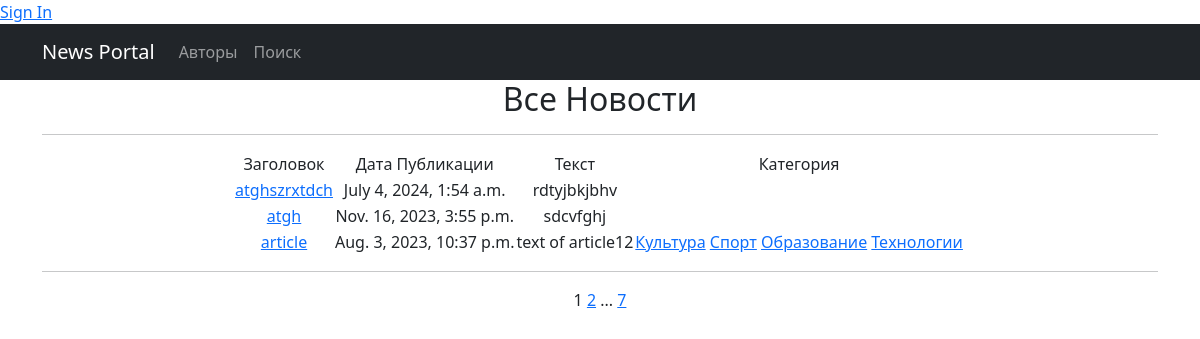
Page /news/ on the committed database.
### newapp/models.py (models this page shows, shortened)
class Post(models.Model):
    author = models.ForeignKey(Author, on_delete=models.CASCADE, verbose_name = pgettext_lazy('help text for MyModel model', 'Здесь выбери автора'),)
    NEWS = 'NW'
    ARTICLE = 'AT'
    CATEGORY_CHOICES = (
        (NEWS, 'Новость'),
        (ARTICLE, 'Статья'),
    )
    categoryType = models.CharField(max_length=2, choices=CATEGORY_CHOICES, default=ARTICLE)
    dateCreation = models.DateTimeField(auto_now_add=True)
    postCategory = models.ManyToManyField(Category, through='PostCategory')
    title = models.CharField(max_length=128)
    text = models.TextField()
    rating = models.SmallIntegerField(default=0)

class Category(models.Model):
    name = models.CharField(max_length=64, unique=True, help_text=_('имя категории'))
    subscribers = models.ManyToManyField(User, related_name='categories')

### newapp/views.py (the view)
# urls.py: path('', PostList.as_view(), name='post_list'),
class PostList(ListView):
    model = Post
    context_object_name = 'Posts'
    template_name = 'post_list.html'
    ordering = '-dateCreation'
    paginate_by = 3
    def get_context_data(self, **kwargs):
        context = super().get_context_data(**kwargs)
        context['time_now'] = datetime.utcnow()
        return context

### newapp/templatetags/censor.py (called while the page is built)
@register.filter()
def censor(value):
    words_to_censor = ['редиска', 'капустка', 'картошка']
    if not isinstance(value, str):
        raise ValueError("Значение должно быть строкой")
    for word in words_to_censor:
        value = value.replace(word, word[0] + '*' * len(word))
    return mark_safe(value)

### newapp/templatetags/custom_tags.py (called while the page is built)
@register.simple_tag(takes_context=True)
def url_replace(context, **kwargs):
   d = context['request'].GET.copy()
   for k, v in kwargs.items():
       d[k] = v
   return d.urlencode()

### templates/post_list.html (shortened to what this page needs)
{% extends 'flatpages/default.html' %}
{% load censor %}
{% load custom_tags %}
{% block content %}
    <h2>Все Новости</h2>
    <hr>
    {% if Posts %}
        <table align="center">
            <tr>
                <td>Заголовок</td>
                <td>Дата Публикации</td>
                <td>Текст</td>
                <td>Категория</td>
            </tr>
            {% for post in Posts %}
            <tr>
                <td>
                    <a href="{% url 'post_detail' post.id %}">{{ post.title|censor }}</a>
                </td>
                <td>{{ post.dateCreation }}</td>
                <td>{{ post.text|truncatechars:20|censor }}</td>
                <td>
                    {% for cat in post.postCategory.all %}
                         <a href="{% url 'category_list' cat.id %}">{{ cat.name }}</a>
                    {% endfor %}
                </td>
                <td>
                </td>
            </tr>
            {% endfor %}
        </table>
    {% else %}
       <h2>Новостей нет</h2>
   {% endif %}
<hr>
   {{ page_obj.number }}
   {% if page_obj.has_next %}
       <a href="?{% url_replace page=page_obj.next_page_number %}">{{ page_obj.next_page_number }}</a>
       {% if paginator.num_pages != page_obj.next_page_number %}
           ...
           <a href="?{% url_replace page=page_obj.paginator.num_pages %}">{{ page_obj.paginator.num_pages }}</a>
       {% endif %}
   {% endif %}
{% endblock content %}

### rows in the picture
Post: title|censor "atghszrxtdch", dateCreation "July 4, 2024, 1:54 a.m.", text|censor "rdtyjbkjbhv"
Post: title|censor "atgh", dateCreation "Nov. 16, 2023, 3:55 p.m.", text|censor "sdcvfghj"
Post: title|censor "article", dateCreation "Aug. 3, 2023, 10:37 p.m.", text|censor "text of article12"
Category: name "Культура"
Category: name "Спорт"
Category: name "Образование"
Category: name "Технологии"

### other values in the picture
{{ page_obj.number }} "1"
{{ page_obj.next_page_number }} "2"
{{ page_obj.paginator.num_pages }} "7"
